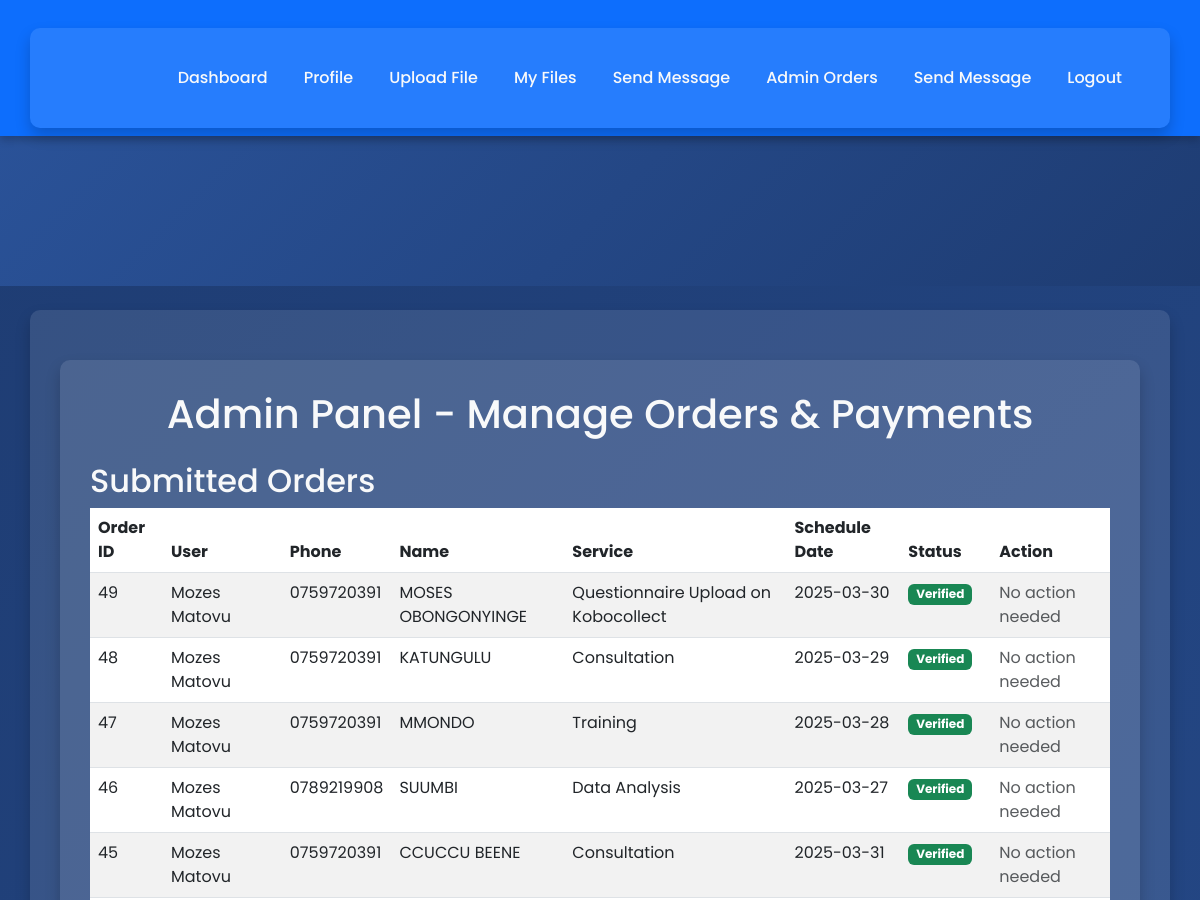
Page /admin/orders (signed in, upper part) on the earlier database version.
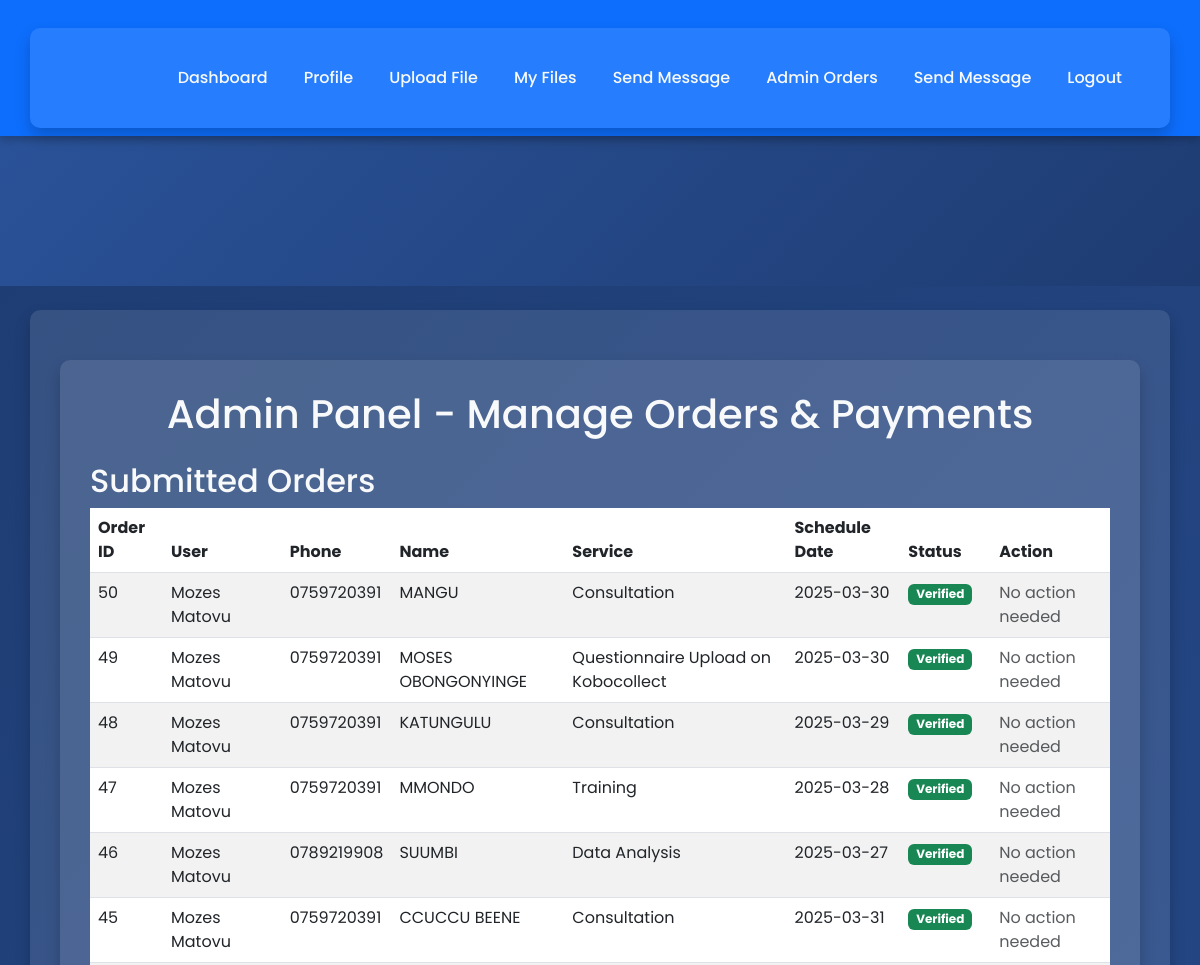
Same page on the later database version.
### tables this page shows
CREATE TABLE orders (
            id INTEGER PRIMARY KEY AUTOINCREMENT,
            user_id INTEGER,
            name TEXT,
            service TEXT
        , status TEXT DEFAULT 'draft', date TEXT, schedule_date TEXT, phone_number TEXT);

CREATE TABLE "users" (
 id INTEGER PRIMARY KEY AUTOINCREMENT,
username TEXT UNIQUE,
password TEXT,
email TEXT,
phone_number TEXT,
is_admin INTEGER DEFAULT 0
);

### app.py (the view)
@app.route('/admin/orders')
@login_required
def admin_orders():
    if not current_user.is_admin:
        flash("Access denied.", "danger")
        return redirect(url_for('index'))
    conn = sqlite3.connect('database.db')
    cursor = conn.cursor()
    cursor.execute("""
        SELECT
            orders.id,               -- 0: Order ID
            users.username,          -- 1: Username
            orders.phone_number,     -- ✅ Now fetching from correct place
            orders.name,             -- 3: Name (client)
            orders.service,          -- 4: Service
            orders.schedule_date,    -- 5: Schedule Date
            orders.status            -- 6: Status
        FROM orders
        JOIN users ON orders.user_id = users.id
        ORDER BY orders.id DESC
    """)
    orders = cursor.fetchall()
    conn.close()
    return render_template('admin_orders.html', orders=orders)

### app.py (called while the page is built, shortened)
@login_manager.user_loader
def load_user(user_id):
    conn = sqlite3.connect('database.db')
    cursor = conn.cursor()
    cursor.execute("SELECT id, username, is_admin FROM users WHERE id = ?", (user_id,))
    user = cursor.fetchone()
    conn.close()
    if user:
        return User(id=user[0], username=user[1], is_admin=user[2])
    return None

@app.context_processor
def inject_unread_message_count():
    return dict(unread_count=0)

### templates/admin_orders.html (shortened to what this page needs)
{% extends "base.html" %}
{% block content %}
<div class="container">
    <h1 class="text-center mb-4">Admin Panel - Manage Orders & Payments</h1>
    <h2>Submitted Orders</h2>
    {% if orders %}
        <table class="table table-striped">
            <thead>
                <tr>
                    <th>Order ID</th>
                    <th>User</th>
                    <th>Phone</th>
                    <th>Name</th>
                    <th>Service</th>
                    <th>Schedule Date</th>
                    <th>Status</th>
                    <th>Action</th>
                </tr>
            </thead>
            <tbody>
                {% for order in orders %}
                <tr>
                    <td>{{ order[0] }}</td>
                    <td>{{ order[1] }}</td>
                    <td>{{ order[2] }}</td>
                    <td>{{ order[3] }}</td>
                    <td>{{ order[4] }}</td>
                    <td>{{ order[5] }}</td>
                    <td>
                        {% if order[6] == 'submitted' %}
                            <span class="badge bg-warning">Pending</span>
                        {% elif order[6] == 'Verified' %}
                            <span class="badge bg-success">Verified</span>
                        {% else %}
                            <span class="badge bg-secondary">{{ order[6] }}</span>
                        {% endif %}
                    </td>
                    <td>
                        {% if order[6] == 'submitted' %}
                            <form action="{{ url_for('verify_order', order_id=order[0]) }}" method="post">
                                <button type="submit" class="btn btn-success btn-sm" onclick="return confirm('Verify this order?');">Verify</button>
                            </form>
                        {% else %}
                            <span class="text-muted">No action needed</span>
                        {% endif %}
                    </td>
                </tr>
                {% endfor %}
            </tbody>
        </table>
    {% else %}
        <p class="text-muted">No submitted orders to verify.</p>
    {% endif %}
</div>
{% endblock %}

### templates/base.html (shortened to what this page needs)
<!DOCTYPE html>
<html lang="en">
<head>
    <link href="https://cdn.jsdelivr.net/npm/bootstrap@5.3.0/dist/css/bootstrap.min.css" rel="stylesheet">
</head>
<body>
    <nav class="navbar navbar-expand-lg navbar-dark">
        <div class="container">
            <div class="collapse navbar-collapse" id="navbarNav">
                <ul class="navbar-nav ms-auto">
                    {% if current_user.is_authenticated %}
                        <li class="nav-item"><a class="nav-link" href="/">Dashboard</a></li>
                        <li class="nav-item"><a class="nav-link" href="/profile">Profile</a></li>
                        <li class="nav-item"><a class="nav-link" href="/upload">Upload File</a></li>
                        <li class="nav-item"><a class="nav-link" href="/files">My Files</a></li>
                        <li class="nav-item"><a class="nav-link" href="/send-message">Send Message</a></li>
                        {% if current_user.is_admin %}
                            <li class="nav-item"><a class="nav-link" href="/admin/orders">Admin Orders</a></li>
                            <li class="nav-item"><a class="nav-link" href="/admin/message">Send Message</a></li>
                        {% else %}
                            <li class="nav-item">
                                <a class="nav-link" href="/messages">
                                    Messages {% if unread_count > 0 %}<span class="badge bg-danger">{{ unread_count }}</span>{% endif %}
                                </a>
                            </li>
                        {% endif %}
                        <li class="nav-item"><a class="nav-link" href="/logout">Logout</a></li>
                    {% else %}
                        <li class="nav-item"><a class="nav-link" href="/login">Login</a></li>
                        <li class="nav-item"><a class="nav-link" href="/register">Register</a></li>
                    {% endif %}
                </ul>
            </div>
        </div>
    </nav>
    <div class="hero-section">
    </div>
    <div class="container mt-4">
        {% block content %}{% endblock %}
    </div>
</body>
</html>

### templates/base.html (style rules this page uses)
body { font-family: 'Poppins', sans-serif; margin: 0; padding: 0; background: linear-gradient(135deg, #1e3c72, #2a5298); color: #f8f9fa; }
.navbar { background-color: #0d6efd; color: #fff; box-shadow: 0 4px 8px rgba(0, 0, 0, 0.2); }
.navbar-nav .nav-link { color: #f8f9fa !important; margin: 0 10px; font-weight: 500; }
.hero-section { text-align: center; padding: 60px 20px; background: linear-gradient(135deg, #2a5298, #1e3c72); color: #ffffff; text-shadow: 1px 1px 5px rgba(0, 0, 0, 0.8); }
.container { background: rgba(255, 255, 255, 0.1); color: #f8f9fa; border-radius: 10px; padding: 30px; box-shadow: 0 8px 15px rgba(0, 0, 0, 0.2); margin-top: 20px; }

Differences in the rows shown:
added orders: id "50", username "Mozes Matovu", phone_number "0759720391", name "MANGU", service "Consultation", schedule_date "2025-03-30", status "Verified"
